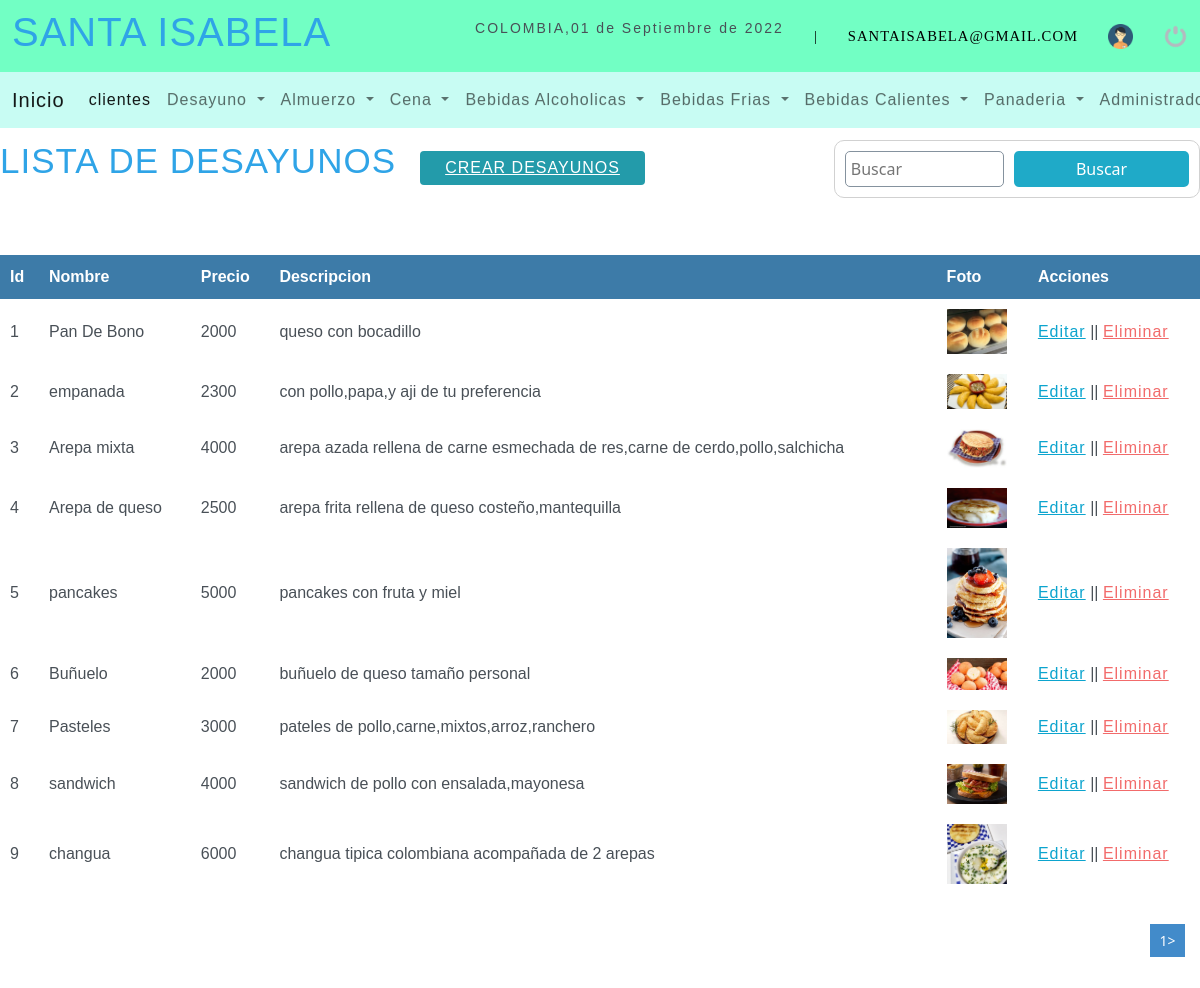
Page /sistema/Listar_Desayuno.php (signed in) on the committed database.
### tables this page shows
CREATE TABLE `desayuno` (
  `id_desayuno` int(10) NOT NULL,
  `nombre` varchar(50) NOT NULL,
  `precio` int(10) NOT NULL,
  `descripcion` varchar(150) NOT NULL,
  `foto` varchar(300) NOT NULL,
  `estatus` int(11) NOT NULL DEFAULT '1'
);

### sistema/Listar_Desayuno.php (the view, shortened to what this page needs)
<?php
include '../conexion.php';
?>
<!DOCTYPE html>
<html lang="es">
<head>
	<?php include "includes/scripts.php";?>
     <link rel="stylesheet" type="text/css" href="css/listar_administrador.css">
</head>
<body>
<?php include "includes/header.php";?>
	<section id="container">
    <h1>LISTA DE DESAYUNOS</h1>
    <a href="Registro_Desayuno.php" class="btn_new"> CREAR DESAYUNOS</a>
    <form action="Buscar_Desayuno.php" method="get" class="form-search">
        <input type="text" name="busqueda" id="busqueda" placeholder="Buscar" >
        <input type="submit" value="Buscar" class="btn_search">
    </form>
    <table>
        <tr>
            <th>Id</th>
            <th>Nombre</th>
            <th>Precio</th>
            <th>Descripcion</th>
            <th>Foto</th>
            <th>Acciones</th>
         </tr>
         <?php
         $sql_register=mysqli_query($conexion,"SELECT COUNT(*) as total_registro FROM desayuno WHERE estatus=1");
         $result_register=mysqli_fetch_array($sql_register);
         $total_registro=$result_register['total_registro'];
         $por_pagina=20;
         if(empty($_GET['pagina']))
         {
             $pagina=1;
         }else{
             $pagina=$_GET['pagina'];
         }
         $desde=($pagina-1)*$por_pagina;
         $total_paginas=ceil($total_registro/$por_pagina);
         $query=mysqli_query($conexion,"SELECT id_desayuno,nombre,precio,descripcion,foto FROM desayuno WHERE estatus=1 ORDER BY id_desayuno ASC LIMIT $desde,$por_pagina");
         $result=mysqli_num_rows($query);
         if($result >0){
             while($data=mysqli_fetch_array($query)){
                if($data['foto']!='img_producto.png'){
                    $foto='img/desayuno/'.$data['foto'];
                }else{
                    $foto='img/'.$data['foto'];
                }
           ?>
         <tr>
             <td><?php echo $data["id_desayuno"];?></td>
             <td><?php echo $data["nombre"];?></td>
             <td><?php echo $data["precio"];?></td>
             <td><?php echo $data["descripcion"];?></td>
             <td class="img_producto"><img   width="60px" src="<?php echo $foto;?>" alt="<?php echo $data["nombre"];?>"></td>
             <td>
                 <a  class="link_edit" href="Editar_Desayuno.php?id=<?php echo $data["id_desayuno"];?>">Editar</a>  ||
                 <a class="link_delete" href="Eliminar_Desayuno.php?id=<?php echo $data["id_desayuno"];?>">Eliminar</a>
             </td>
         </tr>
 <?php
        }
  }
    ?>
    </table>
    <div class="paginador">
        <ul>
        <?php
        for($i=1; $i <=$total_paginas; $i++){
            if($i==$pagina)
            {
                echo '<li class="pageSelected">'.$i.'></li>';
            }else{
                echo '<li><a href="?pagina='.$i.'">'.$i.'</a></li>';
            }
        }
        ?>
        </ul>
    </div>
	</section>
</body>
</html>

### sistema/css/header.css (style rules this page uses)
* { margin: 0; padding: 0; box-sizing: border-box; }
body { background: #ededed; }
h1, h2, h3, h4, h5, h6 { font-family: 'arial'; font-weight: bold; letter-spacing: 1px; }
h1 { font-size: 26px; }
a { text-decoration: none; font-family: arial; letter-spacing: 1px; }

### sistema/css/registrar.css (style rules this page uses)
* { margin:0px; padding: 0px; box-sizing:border-box; }
form { background:#fff ; margin:auto ; padding: 20px 50px; border: 1px solid #d1d1d1; }
input,select { display: block; width: 100%; font-size: 11pt; padding: 5px; border: 1px solid #85929e; border-radius: 5px; }

### sistema/css/listar_administrador.css (style rules this page uses)
* { margin: 0; padding: 0; box-sizing: border-box; }
#container h1 { margin-top: 140px; font-size:35px ; display: inline-block; }
.btn_new { display: inline-block; background: #239baa; color: #fff; padding: 5px 25px; border-radius: 4px; margin: 20px; }
table { margin-top: 50px; border-collapse: collapse; font-size: 12pt; font-family: 'arial'; width: 100%; }
table th { text-align: left; padding: 10px; background: #3d7ba8; color:#fff; }
table tr:nth-child(odd) { background: #fff; }
table td { padding: 10px; }
.link_edit { color: #0ca4ce; }
.link_delete { color: #f26b6b; }
.paginador ul { padding: 15px; list-style: none; background: #fff; margin-top: 15px; display: -webkit-flex; display: -moz-flex; display: -ms-flex; display: -o-flex; display: flex; justify-content: flex-end; }
.paginador a,.pageSelected { color: #428bca; border: 1px solid #ddd; padding: 5px; display: inline-block; font-size: 14px; text-align: center; width: 35px; }
.pageSelected { color: #fff; background: #428bca; border: 1px solid #428bca; }
.form-search { margin-top: 140px; display: -webkit-flex; display: -moz-flex; display: -ms-flex; display: -o-flex; display: flex; float: right; background: initial; padding: 10px; border-radius: 10px; }
.form-search .btn_search { background: #1faac8; color: #fff; padding: 0 20px; border: 0; cursor: pointer; margin-left: 10px; }
.img_producto img { width: 60px; height: auto; margin: auto; }

### sistema/css/eliminar_administrador.css (style rules this page uses)
* { margin:0px; padding: 0px; box-sizing:border-box; }

### rows in the picture
desayuno: id_desayuno "1", nombre "Pan De Bono", precio "2000", descripcion "queso con bocadillo", foto (picture)
desayuno: id_desayuno "2", nombre "empanada", precio "2300", descripcion "con pollo,papa,y aji de tu preferencia", foto (picture)
desayuno: id_desayuno "3", nombre "Arepa mixta", precio "4000", descripcion "arepa azada rellena de carne esmechada de res,carne de cerdo,pollo,salchicha", foto (picture)
desayuno: id_desayuno "4", nombre "Arepa de queso", precio "2500", descripcion "arepa frita rellena de queso costeño,mantequilla", foto (picture)
desayuno: id_desayuno "5", nombre "pancakes", precio "5000", descripcion "pancakes con fruta y miel", foto (picture)
desayuno: id_desayuno "6", nombre "Buñuelo", precio "2000", descripcion "buñuelo de queso tamaño personal", foto (picture)
desayuno: id_desayuno "7", nombre "Pasteles", precio "3000", descripcion "pateles de pollo,carne,mixtos,arroz,ranchero", foto (picture)
desayuno: id_desayuno "8", nombre "sandwich", precio "4000", descripcion "sandwich de pollo con ensalada,mayonesa", foto (picture)
desayuno: id_desayuno "9", nombre "changua", precio "6000", descripcion "changua tipica colombiana acompañada de 2 arepas", foto (picture)

### other values in the picture
fechac() "01 de Septiembre de 2022"
$_SESSION['correo'] "SANTAISABELA@GMAIL.COM"
